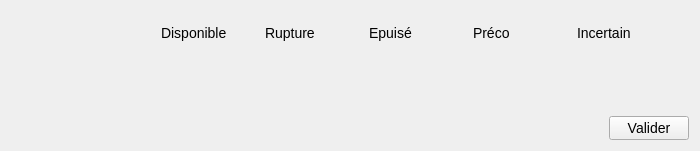
<?xml version="1.0" encoding="UTF-8"?>
<ui version="4.0">
 <class>Form</class>
 <widget class="QWidget" name="Form">
  <property name="geometry">
   <rect>
    <x>0</x>
    <y>0</y>
    <width>700</width>
    <height>151</height>
   </rect>
  </property>
  <property name="minimumSize">
   <size>
    <width>700</width>
    <height>0</height>
   </size>
  </property>
  <property name="windowTitle">
   <string>Disponibilités</string>
  </property>
  <property name="styleSheet">
   <string notr="true">* {
	font-family : &quot;Arial&quot;;
	font-size : 14px;
}</string>
  </property>
  <layout class="QVBoxLayout" name="verticalLayout">
   <property name="topMargin">
    <number>9</number>
   </property>
   <item>
    <widget class="QWidget" name="widget" native="true">
     <property name="minimumSize">
      <size>
       <width>102</width>
       <height>0</height>
      </size>
     </property>
     <layout class="QHBoxLayout" name="horizontalLayout">
      <property name="spacing">
       <number>1</number>
      </property>
      <item alignment="Qt::AlignVCenter">
       <widget class="QLabel" name="label_12">
        <property name="sizePolicy">
         <sizepolicy hsizetype="Fixed" vsizetype="Preferred">
          <horstretch>0</horstretch>
          <verstretch>0</verstretch>
         </sizepolicy>
        </property>
        <property name="minimumSize">
         <size>
          <width>140</width>
          <height>0</height>
         </size>
        </property>
        <property name="maximumSize">
         <size>
          <width>16777215</width>
          <height>16777215</height>
         </size>
        </property>
        <property name="text">
         <string/>
        </property>
       </widget>
      </item>
      <item alignment="Qt::AlignLeft|Qt::AlignVCenter">
       <widget class="QLabel" name="label_10">
        <property name="sizePolicy">
         <sizepolicy hsizetype="Preferred" vsizetype="Fixed">
          <horstretch>0</horstretch>
          <verstretch>0</verstretch>
         </sizepolicy>
        </property>
        <property name="minimumSize">
         <size>
          <width>102</width>
          <height>0</height>
         </size>
        </property>
        <property name="text">
         <string>Disponible</string>
        </property>
        <property name="alignment">
         <set>Qt::AlignLeading|Qt::AlignLeft|Qt::AlignVCenter</set>
        </property>
       </widget>
      </item>
      <item>
       <widget class="QLabel" name="label_9">
        <property name="sizePolicy">
         <sizepolicy hsizetype="Preferred" vsizetype="Fixed">
          <horstretch>0</horstretch>
          <verstretch>0</verstretch>
         </sizepolicy>
        </property>
        <property name="minimumSize">
         <size>
          <width>102</width>
          <height>0</height>
         </size>
        </property>
        <property name="text">
         <string>Rupture</string>
        </property>
        <property name="alignment">
         <set>Qt::AlignLeading|Qt::AlignLeft|Qt::AlignVCenter</set>
        </property>
       </widget>
      </item>
      <item alignment="Qt::AlignHCenter">
       <widget class="QLabel" name="label_7">
        <property name="sizePolicy">
         <sizepolicy hsizetype="Preferred" vsizetype="Fixed">
          <horstretch>0</horstretch>
          <verstretch>0</verstretch>
         </sizepolicy>
        </property>
        <property name="minimumSize">
         <size>
          <width>102</width>
          <height>0</height>
         </size>
        </property>
        <property name="text">
         <string>Epuisé</string>
        </property>
        <property name="alignment">
         <set>Qt::AlignLeading|Qt::AlignLeft|Qt::AlignVCenter</set>
        </property>
       </widget>
      </item>
      <item alignment="Qt::AlignHCenter">
       <widget class="QLabel" name="label_11">
        <property name="sizePolicy">
         <sizepolicy hsizetype="Preferred" vsizetype="Fixed">
          <horstretch>0</horstretch>
          <verstretch>0</verstretch>
         </sizepolicy>
        </property>
        <property name="minimumSize">
         <size>
          <width>102</width>
          <height>0</height>
         </size>
        </property>
        <property name="font">
         <font>
          <family>Arial</family>
          <pointsize>-1</pointsize>
         </font>
        </property>
        <property name="text">
         <string>Préco</string>
        </property>
        <property name="alignment">
         <set>Qt::AlignLeading|Qt::AlignLeft|Qt::AlignVCenter</set>
        </property>
       </widget>
      </item>
      <item>
       <widget class="QLabel" name="label_8">
        <property name="sizePolicy">
         <sizepolicy hsizetype="Preferred" vsizetype="Fixed">
          <horstretch>0</horstretch>
          <verstretch>0</verstretch>
         </sizepolicy>
        </property>
        <property name="minimumSize">
         <size>
          <width>102</width>
          <height>0</height>
         </size>
        </property>
        <property name="text">
         <string>Incertain</string>
        </property>
        <property name="alignment">
         <set>Qt::AlignLeading|Qt::AlignLeft|Qt::AlignVCenter</set>
        </property>
       </widget>
      </item>
     </layout>
    </widget>
   </item>
   <item>
    <widget class="QWidget" name="content_widget" native="true">
     <layout class="QVBoxLayout" name="verticalLayout_2">
      <property name="spacing">
       <number>0</number>
      </property>
      <property name="leftMargin">
       <number>0</number>
      </property>
      <property name="topMargin">
       <number>0</number>
      </property>
      <property name="rightMargin">
       <number>0</number>
      </property>
      <property name="bottomMargin">
       <number>0</number>
      </property>
     </layout>
    </widget>
   </item>
   <item alignment="Qt::AlignRight">
    <widget class="QPushButton" name="valider">
     <property name="sizePolicy">
      <sizepolicy hsizetype="Minimum" vsizetype="Fixed">
       <horstretch>0</horstretch>
       <verstretch>0</verstretch>
      </sizepolicy>
     </property>
     <property name="text">
      <string>Valider</string>
     </property>
    </widget>
   </item>
  </layout>
 </widget>
 <resources/>
 <connections/>
</ui>
